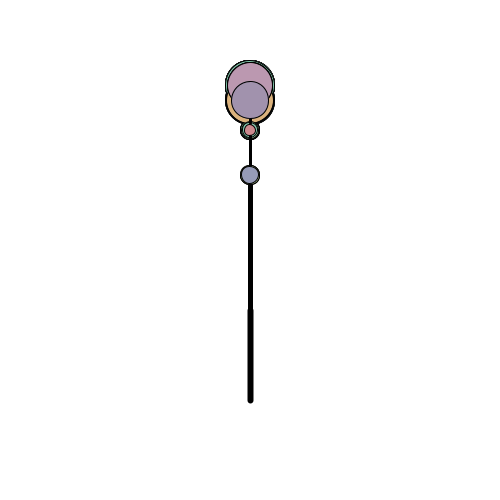
Frame 1 (no input)
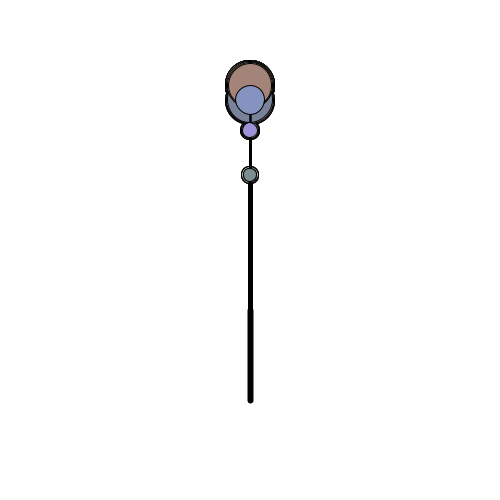
Frame 60 (the mouse pressed at the canvas centre just before this capture)
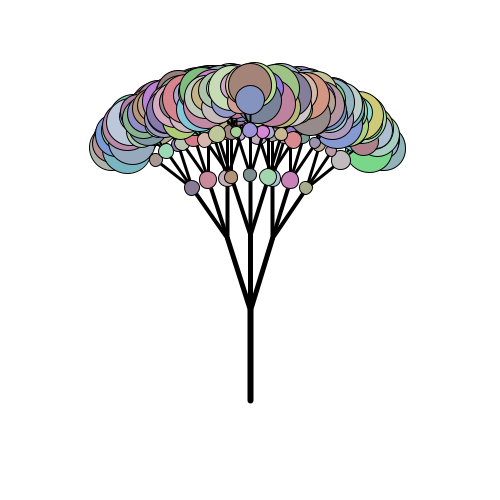
Frame 120 (the mouse held since frame 60 and released just before this capture)

The Processing sketch that drew these frames (run headless with seeded random() and noise(); from frame 60 on, the mouse is pressed at the canvas centre):

// Processing sketch: treeAssignment
// ── treeAssignment.pde
//Parker McClocklin
//CompSci30 Mr. Scott
//November 15th 2019
//creat a tree with a factorial then make leaves on the ends of the branches


float scale = 15;
float a;
int levelsToDisplay = 5;

void setup() {
  size(500, 500);
  background(255);
  ;
}

void draw() {
  background(255);
  //logic for mouseX input from user
  a = map(mouseX, 0, width, 0, 35);
  drawTree(250, 400, 90, 6);
  randomSeed(0);
}



void drawLine(int x1, int y1, int x2, int y2, int depth) {
  strokeWeight(depth );
  line(x1, y1, x2, y2);
}


//controls amount of leaves 
void keyPressed() {
  if (key == 'z' || key == 'Z') {
    levelsToDisplay -= 1;
  }
  if (key == 'x' || key == 'X') {
    levelsToDisplay += 1;
  }
}

//creates random sized leaves
void drawLeaf(int x2, int y2, int depth) {
  float randLeaf = random(10, 20);
  float randLeaf2 = random(25, 50);



  if (depth < levelsToDisplay) {

    fill(random(120, 220), random(120, 220), random(120, 220));

    if (depth <= 2) ellipse(x2, y2, randLeaf2, randLeaf2);
    if (depth >= 3 ) ellipse(x2, y2, randLeaf, randLeaf);
  }
  if (levelsToDisplay < 1) levelsToDisplay = 1;
  if (levelsToDisplay > 6) levelsToDisplay = 7;
}

//basic tree recursion code
void drawTree(int x1, int y1, float angle, int depth) {

  if (depth > 0) {
    int x2 = (int)(x1 + (cos(radians(angle))*depth*scale)); 
    int y2 = (int)(y1 - (sin(radians(angle))*depth*scale));  

    drawLine(x1, y1, x2, y2, depth);

    //for a 2-branch tree:
    drawTree(x2, y2, angle-a, depth-1);
    drawTree(x2, y2, angle+a, depth-1);
    drawTree(x2, y2, angle, depth-1);
    drawLeaf(x2, y2, depth);
  }
}
